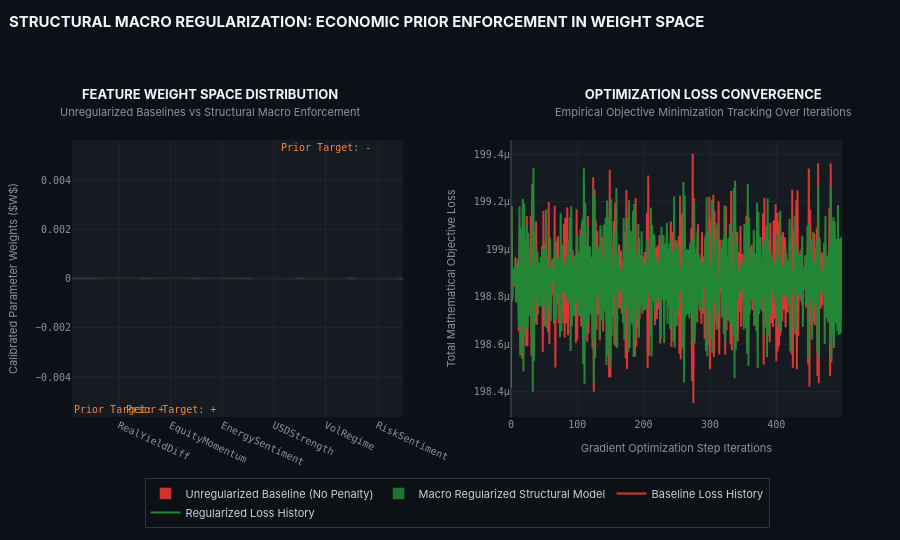

Notebook source saved alongside this figure:
### Markdown cell above
## Plot 1: Macro Structural Regularization — Weight Comparison

The structural regularization penalty **enforces economic logic** during training. Without it, the optimizer may fit a negative weight to *RealYieldDiff* (violating covered interest parity) if it reduces MSE on the training sample — a classic overfitting-to-noise pattern.

With $\gamma_{\text{macro}} > 0$, any weight that contradicts the economic prior incurs an additional quadratic penalty, forcing the optimizer to find an economically consistent solution that generalizes better out-of-sample.

### Code cell
# fig1 = sp.make_subplots(rows=1, cols=2,
#     subplot_titles=['Feature Weights: Unregularized vs Macro-Regularized',
#                     'Training Loss Convergence'])

# x_pos = np.arange(len(feature_names))
# fig1.add_trace(go.Bar(x=feature_names, y=model_base.W, name='No macro penalty',
#     marker_color=['#e63946' if i in anchor_idx else '#457b9d' for i in range(len(feature_names))]),
#     row=1, col=1)
# fig1.add_trace(go.Bar(x=feature_names, y=model_reg.W, name='Macro regularized',
#     marker_color=['#2a9d8f' if i in anchor_idx else '#f4a261' for i in range(len(feature_names))],
#     opacity=0.8), row=1, col=1)

# # Mark anchor features with expected sign direction
# for idx, name, sign in zip(anchor_idx, [feature_names[i] for i in anchor_idx], expected_signs):
#     fig1.add_annotation(x=name, y=max(model_base.W[idx], model_reg.W[idx]) + 0.005,
#         text=f'Expected: {["+","-"][sign<0]}', font=dict(color='#f4a261', size=9),
#         showarrow=False, row=1, col=1)

# fig1.add_trace(go.Scatter(x=list(range(len(model_base.loss_history))), y=model_base.loss_history,
#     name='No macro penalty', line=dict(color='#e63946', width=2)), row=1, col=2)
# fig1.add_trace(go.Scatter(x=list(range(len(model_reg.loss_history))), y=model_reg.loss_history,
#     name='Macro regularized', line=dict(color='#2a9d8f', width=2)), row=1, col=2)

# fig1.update_layout(height=420, title_text='Structural Macro Regularization: Economic Prior Enforcement in Weight Space',
#     template='plotly_dark', barmode='group')
# fig1.update_xaxes(tickangle=30, row=1, col=1)
# fig1.update_yaxes(title_text='Weight', row=1, col=1)
# fig1.update_xaxes(title_text='Iteration', row=1, col=2)
# fig1.update_yaxes(title_text='Total Loss', row=1, col=2)
# fig1.show()

import numpy as np
import plotly.graph_objects as go
import plotly.subplots as sp

# ── CANVAS GEOMETRY & SPACING SET-UP ─────────────────────────────────────────
# Initializing 2-panel canvas with wider column spacing to separate layout vectors
fig1 = sp.make_subplots(
    rows=1, cols=2,
    horizontal_spacing=0.14,  # Expanded to insulate panel charts and axis typography
    subplot_titles=[None, None]  # Complete bypass of standard overlapping title mechanics
)

# ── PANEL 1: REGULARIZED VS UNREGULARIZED FEATURE WEIGHT COMPARISON ──────────
# Vectorized mapping arrays for the bar trace color palettes
base_colors = ['#da3633' if i in anchor_idx else '#58a6ff' for i in range(len(feature_names))]
reg_colors  = ['#238636' if i in anchor_idx else '#f78166' for i in range(len(feature_names))]

# Unregularized Model Trace
fig1.add_trace(go.Bar(
    x=feature_names, 
    y=model_base.W, 
    name='Unregularized Baseline (No Penalty)',
    marker_color=base_colors,
    opacity=0.95
), row=1, col=1)

# Structural Macro Regularized Model Trace
fig1.add_trace(go.Bar(
    x=feature_names, 
    y=model_reg.W, 
    name='Macro Regularized Structural Model',
    marker_color=reg_colors,
    opacity=0.85
), row=1, col=1)

# ── PANEL 2: OPTIMIZATION TRAJECTORY / TRAINING LOSS CONVERGENCE ────────────
# Unregularized Convergence History Trace
fig1.add_trace(go.Scatter(
    x=list(range(len(model_base.loss_history))), 
    y=model_base.loss_history,
    name='Baseline Loss History', 
    line=dict(color='#da3633', width=2),
    mode='lines'
), row=1, col=2)

# Macro Regularized Convergence History Trace
fig1.add_trace(go.Scatter(
    x=list(range(len(model_reg.loss_history))), 
    y=model_reg.loss_history,
    name='Regularized Loss History', 
    line=dict(color='#238636', width=2),
    mode='lines'
), row=1, col=2)

# ── PIXEL-PERFECT LAYOUT ANNOTATION MATRIX ───────────────────────────────────
# Base headers utilizing fractional coordinate positioning for crisp multi-line subtitles
canvas_annotations = [
    # Left Column Header
    dict(
        x=0.18, y=1.07, xref='paper', yref='paper',
        text='<b>FEATURE WEIGHT SPACE DISTRIBUTION</b><br><span style="font-size:11px; color:#8b949e">Unregularized Baselines vs Structural Macro Enforcement</span>',
        showarrow=False, xanchor='center', yanchor='bottom', align='center',
        font=dict(size=13, color='#f0f6fc', family='Inter, sans-serif')
    ),
    # Right Column Header
    dict(
        x=0.82, y=1.07, xref='paper', yref='paper',
        text='<b>OPTIMIZATION LOSS CONVERGENCE</b><br><span style="font-size:11px; color:#8b949e">Empirical Objective Minimization Tracking Over Iterations</span>',
        showarrow=False, xanchor='center', yanchor='bottom', align='center',
        font=dict(size=13, color='#f0f6fc', family='Inter, sans-serif')
    )
]

# Append dynamic feature coordinate annotations safely to the target axes layout system
for idx, name, sign in zip(anchor_idx, [feature_names[i] for i in anchor_idx], expected_signs):
    sign_char = '+' if sign >= 0 else '-'
    max_w = max(model_base.W[idx], model_reg.W[idx])
    
    canvas_annotations.append(dict(
        x=name, 
        y=max_w + (0.005 if max_w >= 0 else -0.005), 
        xref='x1', yref='y1',  # Explicitly pins vector points to the sub-grid axis canvas
        text=f'Prior Target: {sign_char}', 
        font=dict(color='#f0883e', size=10, family='JetBrains Mono, monospace'),
        showarrow=False,
        xanchor='center',
        yanchor='bottom' if max_w >= 0 else 'top'
    ))

# ── INSTITUTIONAL THEME & CANVASSING ENGINE PARAMETERS ──────────────────────
fig1.update_layout(
    height=540,  # Expanded layout to allow data vectors and text clusters to breathe
    title=dict(
        text='<b>STRUCTURAL MACRO REGULARIZATION: ECONOMIC PRIOR ENFORCEMENT IN WEIGHT SPACE</b>',
        font=dict(size=15, color='#f0f6fc', family='Inter, sans-serif'),
        x=0.01, y=0.97
    ),
    template='plotly_dark', 
    barmode='group',
    paper_bgcolor='#0d1117',
    plot_bgcolor='#161b22',
    margin=dict(t=140, b=100, l=60, r=40),  # Top margin insulation barrier setup
    annotations=canvas_annotations,
    
    # Horizontally balanced legend matrix to eliminate line breaks and x-axis clutter
    legend=dict(
        orientation='h',
        yanchor='top',
        y=-0.22,
        xanchor='center',
        x=0.5,
        font=dict(size=11, color='#c9d1d9', family='Inter, sans-serif'),
        bgcolor='rgba(13,17,23,0.9)',
        bordercolor='#30363d',
        borderwidth=1
    )
)

# Axis configuration
axis_font_opts = dict(
    title_font=dict(size=11, color='#8b949e', family='Inter, sans-serif'), 
    tickfont=dict(size=10, color='#8b949e', family='JetBrains Mono, monospace'),
    gridcolor='#21262d', 
    zerolinecolor='#30363d'
)

# Apply configurations to clean up axes typography
fig1.update_xaxes(tickangle=25, row=1, col=1, **axis_font_opts)
fig1.update_yaxes(title_text='Calibrated Parameter Weights ($W$)', row=1, col=1, **axis_font_opts)

fig1.update_xaxes(title_text='Gradient Optimization Step Iterations', row=1, col=2, **axis_font_opts)
fig1.update_yaxes(title_text='Total Mathematical Objective Loss', row=1, col=2, **axis_font_opts)

fig1.show()

### Figure 1 — Plotly figure (JSON) as saved in the notebook; plotly's stock layout.template omitted (floating-point values rounded to 4 significant figures; data arrays with more than 128 entries replaced by an {"elided": "..."} marker saying what was removed)
{"data": [{"marker": {"color": ["#da3633", "#da3633", "#58a6ff", "#58a6ff", "#da3633", "#58a6ff"]}, "name": "Unregularized Baseline (No Penalty)", "opacity": 0.95, "type": "bar", "x": ["RealYieldDiff", "EquityMomentum", "EnergySentiment", "USDStrength", "VolRegime", "RiskSentiment"], "xaxis": "x", "y": [-1.662e-05, -2.064e-05, -1.378e-05, 1.094e-06, 1.815e-05, 3.773e-06], "yaxis": "y"}, {"marker": {"color": ["#238636", "#238636", "#f78166", "#f78166", "#238636", "#f78166"]}, "name": "Macro Regularized Structural Model", "opacity": 0.85, "type": "bar", "x": ["RealYieldDiff", "EquityMomentum", "EnergySentiment", "USDStrength", "VolRegime", "RiskSentiment"], "xaxis": "x", "y": [-1.279e-05, -1.267e-05, -1.424e-05, 1.899e-06, -3.285e-07, 3.497e-06], "yaxis": "y"}, {"line": {"color": "#da3633", "width": 2}, "mode": "lines", "name": "Baseline Loss History", "type": "scatter", "x": {"elided": "500 int values"}, "xaxis": "x2", "y": {"elided": "500 float values"}, "yaxis": "y2"}, {"line": {"color": "#238636", "width": 2}, "mode": "lines", "name": "Regularized Loss History", "type": "scatter", "x": {"elided": "500 int values"}, "xaxis": "x2", "y": {"elided": "500 float values"}, "yaxis": "y2"}], "layout": {"annotations": [{"align": "center", "font": {"color": "#f0f6fc", "family": "Inter, sans-serif", "size": 13}, "showarrow": false, "text": "<b>FEATURE WEIGHT SPACE DISTRIBUTION</b><br><span style=\"font-size:11px; color:#8b949e\">Unregularized Baselines vs Structural Macro Enforcement</span>", "x": 0.18, "xanchor": "center", "xref": "paper", "y": 1.07, "yanchor": "bottom", "yref": "paper"}, {"align": "center", "font": {"color": "#f0f6fc", "family": "Inter, sans-serif", "size": 13}, "showarrow": false, "text": "<b>OPTIMIZATION LOSS CONVERGENCE</b><br><span style=\"font-size:11px; color:#8b949e\">Empirical Objective Minimization Tracking Over Iterations</span>", "x": 0.82, "xanchor": "center", "xref": "paper", "y": 1.07, "yanchor": "bottom", "yref": "paper"}, {"font": {"color": "#f0883e", "family": "JetBrains Mono, monospace", "size": 10}, "showarrow": false, "text": "Prior Target: +", "x": "RealYieldDiff", "xanchor": "center", "xref": "x", "y": -0.005013, "yanchor": "top", "yref": "y"}, {"font": {"color": "#f0883e", "family": "JetBrains Mono, monospace", "size": 10}, "showarrow": false, "text": "Prior Target: -", "x": "VolRegime", "xanchor": "center", "xref": "x", "y": 0.005018, "yanchor": "bottom", "yref": "y"}, {"font": {"color": "#f0883e", "family": "JetBrains Mono, monospace", "size": 10}, "showarrow": false, "text": "Prior Target: +", "x": "EquityMomentum", "xanchor": "center", "xref": "x", "y": -0.005013, "yanchor": "top", "yref": "y"}], "barmode": "group", "height": 540, "legend": {"bgcolor": "rgba(13,17,23,0.9)", "bordercolor": "#30363d", "borderwidth": 1, "font": {"color": "#c9d1d9", "family": "Inter, sans-serif", "size": 11}, "orientation": "h", "x": 0.5, "xanchor": "center", "y": -0.22, "yanchor": "top"}, "margin": {"b": 100, "l": 60, "r": 40, "t": 140}, "paper_bgcolor": "#0d1117", "plot_bgcolor": "#161b22", "title": {"font": {"color": "#f0f6fc", "family": "Inter, sans-serif", "size": 15}, "text": "<b>STRUCTURAL MACRO REGULARIZATION: ECONOMIC PRIOR ENFORCEMENT IN WEIGHT SPACE</b>", "x": 0.01, "y": 0.97}, "xaxis": {"anchor": "y", "domain": [0, 0.43], "gridcolor": "#21262d", "tickangle": 25, "tickfont": {"color": "#8b949e", "family": "JetBrains Mono, monospace", "size": 10}, "title": {"font": {"color": "#8b949e", "family": "Inter, sans-serif", "size": 11}}, "zerolinecolor": "#30363d"}, "xaxis2": {"anchor": "y2", "domain": [0.57, 1], "gridcolor": "#21262d", "tickfont": {"color": "#8b949e", "family": "JetBrains Mono, monospace", "size": 10}, "title": {"font": {"color": "#8b949e", "family": "Inter, sans-serif", "size": 11}, "text": "Gradient Optimization Step Iterations"}, "zerolinecolor": "#30363d"}, "yaxis": {"anchor": "x", "domain": [0, 1], "gridcolor": "#21262d", "tickfont": {"color": "#8b949e", "family": "JetBrains Mono, monospace", "size": 10}, "title": {"font": {"color": "#8b949e", "family": "Inter, sans-serif", "size": 11}, "text": "Calibrated Parameter Weights ($W$)"}, "zerolinecolor": "#30363d"}, "yaxis2": {"anchor": "x2", "domain": [0, 1], "gridcolor": "#21262d", "tickfont": {"color": "#8b949e", "family": "JetBrains Mono, monospace", "size": 10}, "title": {"font": {"color": "#8b949e", "family": "Inter, sans-serif", "size": 11}, "text": "Total Mathematical Objective Loss"}, "zerolinecolor": "#30363d"}}}
